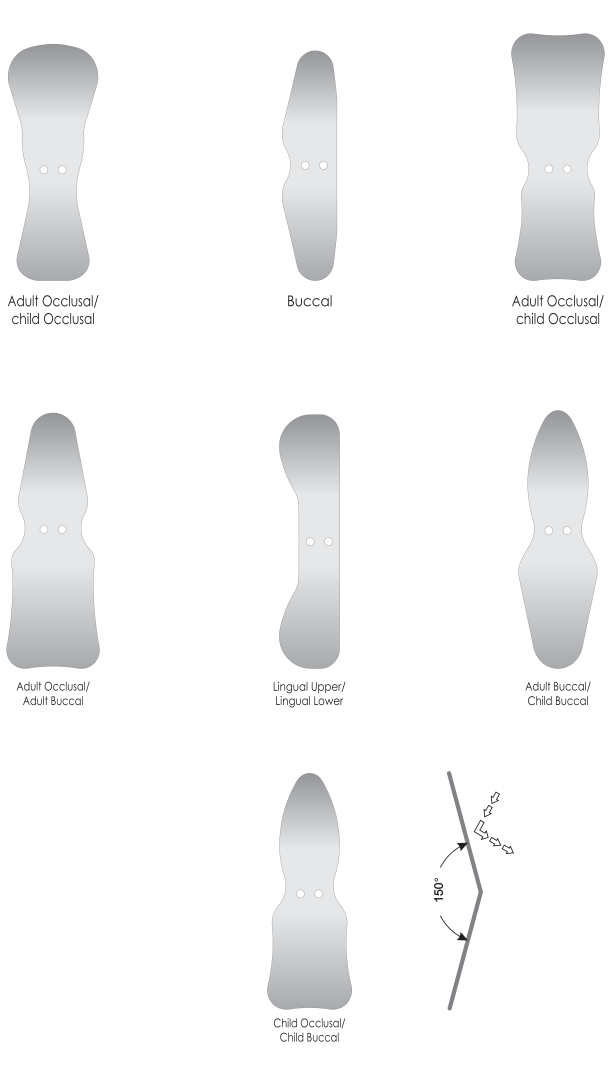
#> input picture images/p72/p72-orthodontics-ss-mirrors-set-of-7-vectorrender-2437x4261.png, 2437 x 4261 px, found by its file name (shown at 1/4 size)
$ python split-mirror-diagrams.py
#> lines starting #> are read from the running program, lines starting #| are printed output that depends on the picture; after the words box and inside, x2 and y2 are one past the last pixel; in counts of white or black regions, pixels touching at a corner belong together
#!/usr/bin/env python3
"""Split the steel-mirror pages into one image per article number.

CandelX pages 53/54/55 print every mirror on a single sheet, each with its own
printed dimensions and a position caption. On the site that arrived as one
combined picture, so a customer could not tell the mirrors apart.

Segmentation: drop the full-width rule, find ink regions, treat tall ones as
drawings, merge a drawing that got split in two, then pull each caption and
dimension label into the drawing above it. Four fixed images — the per-image
settings below were checked by eye, not guessed.

Run:  python3 scripts/split-mirror-diagrams.py
Out:  site/public/catalogue/img/mirrors/<key>-<n>.png  + mirror-crops.json
"""
from PIL import Image
import numpy as np, json, os, sys

ROOT = os.path.dirname(os.path.dirname(os.path.abspath(__file__)))
# NOT site/public — build-catalogue.mjs does rmSync on site/public/catalogue/img
# every run and would delete these. It copies this folder in instead.
OUT  = os.path.join(ROOT, "catalogue/mirror-img")

SRC = {
 "p72":  dict(f="site/public/catalogue/img/p72/p72-orthodontics-ss-mirrors-set-of-7-vectorrender-2437x4261.png",
              want=7, drop_last=True),   # last region is a 150-degree angle diagram, not a mirror
 "p73a": dict(f="site/public/catalogue/img/p73/p73-intraoral-photo-mirrors-vectorrender-3120x2188.png",
              want=5, drop_last=False),
 "p73b": dict(f="site/public/catalogue/img/p73/p73-photography-mirrors-with-handle-vectorrender-2133x1852.png",
              want=4, drop_last=False),
 "p74":  dict(f="site/public/catalogue/img/p74/p74-glass-two-sided-orthodontic-mirror-vectorrender-2775x4198.png",
              want=8, drop_last=False),
}
PAD = 26

def flat(p):
    im = Image.open(p).convert("RGBA")
    bg = Image.new("RGB", im.size, "white"); bg.paste(im, mask=im.split()[-1]); return bg
#> in flat, bg is the input picture: PIL image 2437x4261 RGB; mean R, G, B 245.8, 246, 246.3

def bands(mask, gap):
    out=[]; s=None; run=0
    for i,v in enumerate(mask):
        if v:
            if s is None: s=i
            run=0
        else:
            if s is not None:
                run+=1
                if run>=gap: out.append((s,i-run)); s=None; run=0
    if s is not None: out.append((s,len(mask)-1))
    return out

oX = lambda a,b: min(a[2],b[2])-max(a[0],b[0])
oY = lambda a,b: min(a[3],b[3])-max(a[1],b[1])

os.makedirs(OUT, exist_ok=True)
manifest, ok = {}, True
for k,cfg in SRC.items():
    img = flat(os.path.join(ROOT, cfg["f"]))
    a = np.array(img.convert("L")); H,W = a.shape
    ink = a < 245
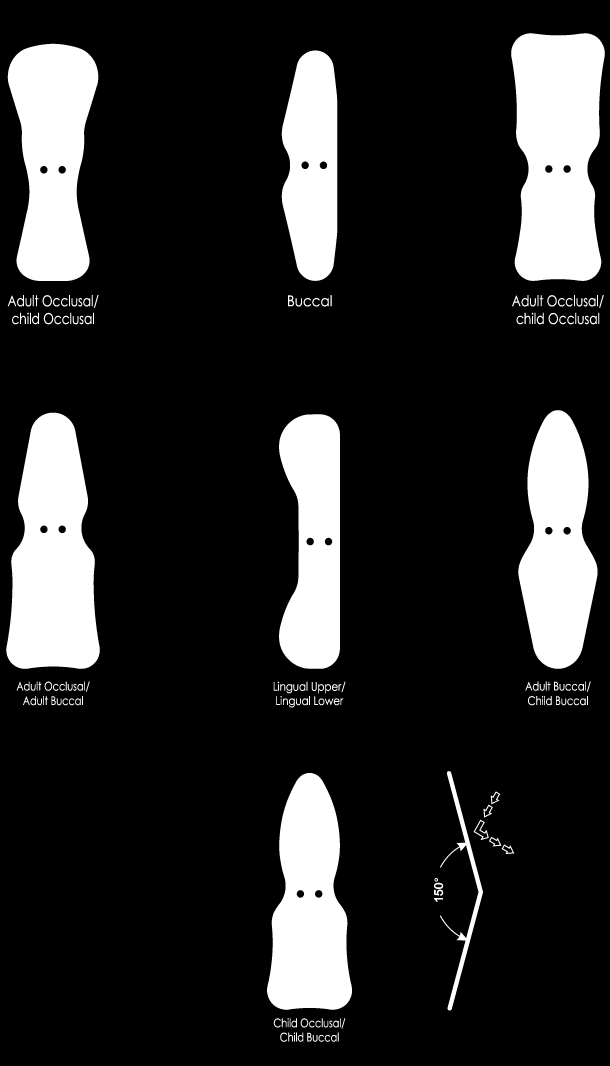
#> ink: shape (4261, 2437) bool (shown at 1/4 size); 16.6% white; 182 white regions, largest, box (x1, y1, x2, y2) and area: (2045, 133, 2419, 1124) 307545, (25, 1651, 399, 2675) 281508, (31, 175, 393, 1124) 244216
    ink[(ink.sum(axis=1)/W) > 0.55, :] = False          # the teal rule under the drawings

    regs=[]
    for (r0,r1) in bands(ink.any(axis=1), 30):
#> in bands, `run = 0`: run = 0
        strip = ink[r0:r1+1]
        if strip.sum() < 150: continue
        for (c0,c1) in bands(strip.any(axis=0), 40):
            sub = strip[:, c0:c1+1]
            if sub.sum() < 150: continue
            rr = np.where(sub.any(axis=1))[0]
            regs.append([int(c0), int(r0+rr[0]), int(c1), int(r0+rr[-1])])
#> this loop made 6 passes
#> pass 1, `strip = ink[r0:r1+1]`:
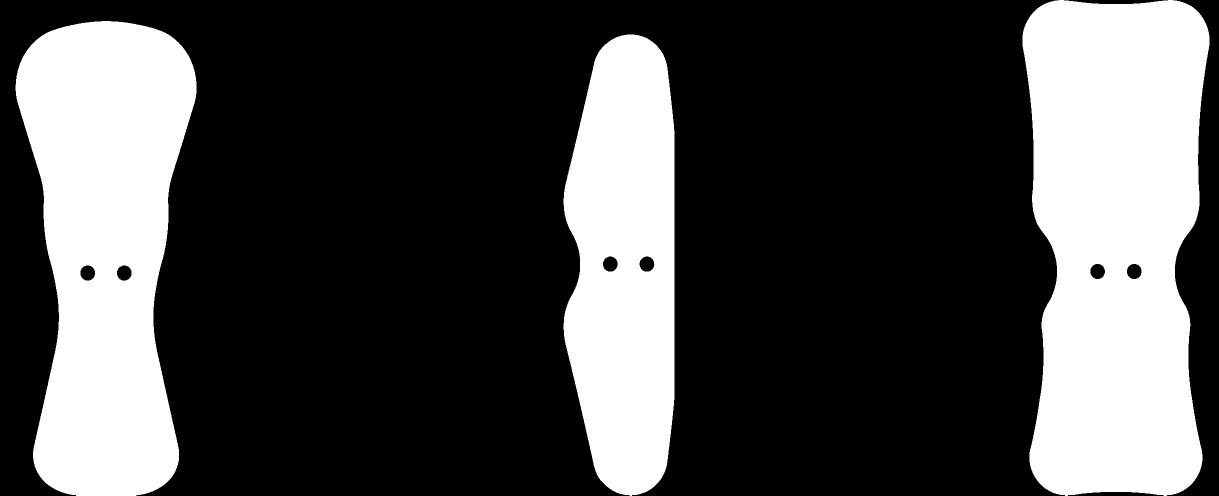
#> strip: shape (991, 2437) bool (shown at 1/2 size); 29.8% white; 3 white regions, box (x1, y1, x2, y2) and area: (2045, 0, 2419, 991) 307545, (31, 42, 393, 991) 244216, (1127, 69, 1349, 991) 167575
#> pass 2, `strip = ink[r0:r1+1]`:
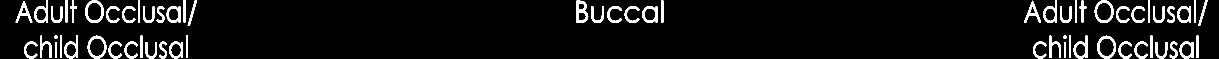
#> strip: shape (117, 2437) bool (shown at 1/2 size); 6.8% white; 62 white regions, largest, box (x1, y1, x2, y2) and area: (1152, 1, 1177, 45) 598, (170, 0, 208, 46) 569, (175, 71, 213, 117) 569
#> pass 3, `strip = ink[r0:r1+1]`:
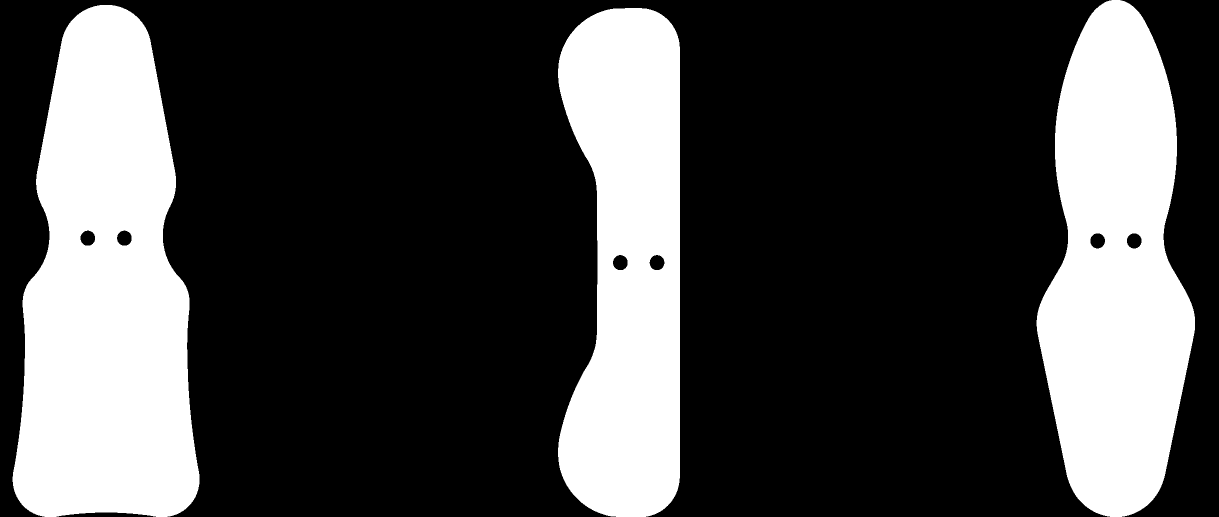
#> strip: shape (1034, 2437) bool (shown at 1/2 size); 28.1% white; 3 white regions, box (x1, y1, x2, y2) and area: (25, 10, 399, 1034) 281508, (2073, 0, 2390, 1034) 227496, (1116, 16, 1360, 1034) 198141
#> after the loop, regs = 15 items, first 6: [31, 175, 392, 1123], [1127, 202, 1348, 1123], [2045, 133, 2436, 1123], [31, 1180, 393, 1296], [1152, 1180, 1326, 1225], [2048, 1180, 2436, 1296]

    tall = max(r[3]-r[1] for r in regs)
#> tall = 1033
    big   = [r for r in regs if (r[3]-r[1]) > tall*0.2]
#> big = [[31, 175, 392, 1123], [1127, 202, 1348, 1123], [2045, 133, 2436, 1123], [25, 1651, 398, 2674], [1116, 1657, 1359, 2674], [2073, 1641, 2389, 2674], [1068, 3092, 1407, 4038], [1736, 3084, 2056, 4041]]
    small = [r for r in regs if r not in big]
#> small = [[31, 1180, 393, 1296], [1152, 1180, 1326, 1225], [2048, 1180, 2436, 1296], [66, 2726, 358, 2820], [1095, 2727, 1381, 2829], [2101, 2726, 2362, 2820], [1095, 4073, 1380, 4166]]

    # one drawing split in two: any vertical overlap and a small horizontal gap
    m=True
    while m:
        m=False
        for i in range(len(big)):
            for j in range(i+1, len(big)):
                A,B = big[i], big[j]
                if oY(A,B) > 0 and -oX(A,B) < W*0.06:
                    big[i] = [min(A[0],B[0]), min(A[1],B[1]), max(A[2],B[2]), max(A[3],B[3])]
                    big.pop(j); m=True; break
            if m: break

    cells = [r[:] for r in big]
#> cells has the same summary as big
    for s in small:                                       # caption / dimension text
        best, bd = None, None
        for i,c in enumerate(cells):
            if oX(s,c) <= 0: continue
            d = s[1]-c[3]
            if d < -0.5*(c[3]-c[1]): continue
            d = abs(d)
            if bd is None or d < bd: bd, best = d, i
        if best is not None and bd < max(H*0.02, 0.30*(cells[best][3]-cells[best][1])):
            c = cells[best]
            cells[best] = [min(c[0],s[0]), min(c[1],s[1]), max(c[2],s[2]), max(c[3],s[3])]
#> this loop made 7 passes
#> (s, c) on passes 1 to 7: ([31, 1180, 393, 1296], [31, 175, 392, 1123]), ([1152, 1180, 1326, 1225], [1127, 202, 1348, 1123]), ([2048, 1180, 2436, 1296], [2045, 133, 2436, 1123]), ([66, 2726, 358, 2820], [25, 1651, 398, 2674]), ([1095, 2727, 1381, 2829], [1116, 1657, 1359, 2674]), ([2101, 2726, 2362, 2820], [2073, 1641, 2389, 2674]), ([1095, 4073, 1380, 4166], [1068, 3092, 1407, 4038])
#> after the loop, cells = [[31, 175, 393, 1296], [1127, 202, 1348, 1225], [2045, 133, 2436, 1296], [25, 1651, 398, 2820], [1095, 1657, 1381, 2829], [2073, 1641, 2389, 2820], [1068, 3092, 1407, 4166], [1736, 3084, 2056, 4041]]

    cells.sort(key=lambda c: (round(((c[1]+c[3])/2)/(H*0.10)), c[0]))
    if cfg["drop_last"]: cells = cells[:-1]
#> cells = [[31, 175, 393, 1296], [1127, 202, 1348, 1225], [2045, 133, 2436, 1296], [25, 1651, 398, 2820], [1095, 1657, 1381, 2829], [2073, 1641, 2389, 2820], [1736, 3084, 2056, 4041]]

    status = "OK" if len(cells)==cfg["want"] else f"WRONG (want {cfg['want']})"
#> status = 'OK'
    if len(cells)!=cfg["want"]: ok=False
    print(f"{k}: {len(cells)} mirrors  {status}")
#| p72: 7 mirrors  OK

    files=[]
    for i,(x0,y0,x1,y1) in enumerate(cells, 1):
        box = (max(0,x0-PAD), max(0,y0-PAD), min(W,x1+PAD), min(H,y1+PAD))
        name = f"{k}-{i}.png"
        img.crop(box).save(os.path.join(OUT, name), "PNG", optimize=True)
        files.append(f"/catalogue/img/mirrors/{name}")
#> this loop made 7 passes
#> (x0, y0, x1, y1, box, name) on passes 1 to 7: (31, 175, 393, 1296, (5, 149, 419, 1322), 'p72-1.png'), (1127, 202, 1348, 1225, (1101, 176, 1374, 1251), 'p72-2.png'), (2045, 133, 2436, 1296, (2019, 107, 2437, 1322), 'p72-3.png'), (25, 1651, 398, 2820, (0, 1625, 424, 2846), 'p72-4.png'), (1095, 1657, 1381, 2829, (1069, 1631, 1407, 2855), 'p72-5.png'), (2073, 1641, 2389, 2820, (2047, 1615, 2415, 2846), 'p72-6.png'), (1736, 3084, 2056, 4041, (1710, 3058, 2082, 4067), 'p72-7.png')
#> pass 1, `img.crop(box).save(os.path.join(OUT, name), "PNG", optimize=True)`:
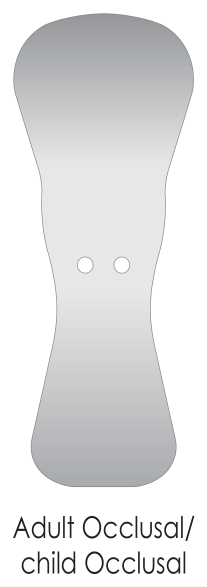
#> saved as p72-1.png: PIL image 414x1173 RGB (shown at 1/2 size); mean R, G, B 224.8, 225.5, 226.4
#> pass 2, `img.crop(box).save(os.path.join(OUT, name), "PNG", optimize=True)`:
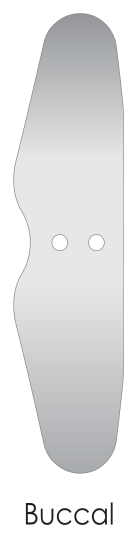
#> saved as p72-2.png: PIL image 273x1075 RGB (shown at 1/2 size); mean R, G, B 226.1, 226.9, 227.8
#> after the loop, files = ['/catalogue/img/mirrors/p72-1.png', '/catalogue/img/mirrors/p72-2.png', '/catalogue/img/mirrors/p72-3.png', '/catalogue/img/mirrors/p72-4.png', '/catalogue/img/mirrors/p72-5.png', '/catalogue/img/mirrors/p72-6.png', '/catalogue/img/mirrors/p72-7.png']
    manifest[k]=files
#> pass 2 of the loop `for k,cfg in SRC.items():`:
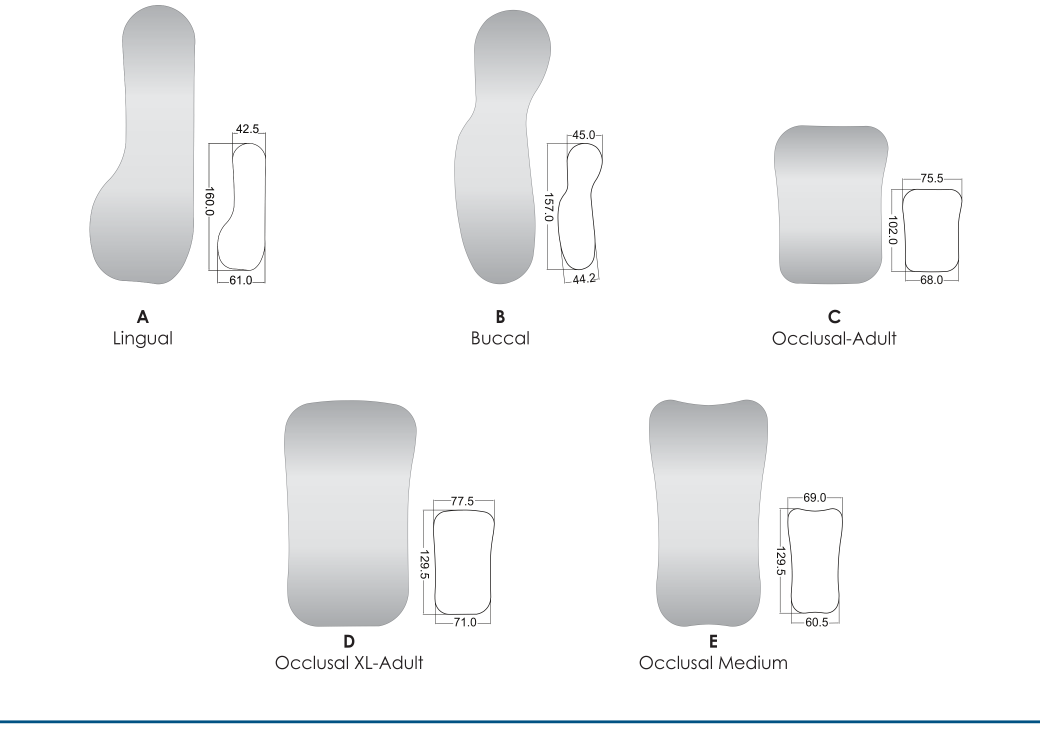
#> input picture images/p73/p73-intraoral-photo-mirrors-vectorrender-3120x2188.png, 3120 x 2188 px, found by its file name (shown at 1/3 size)
#> im: PIL image 3120x2188 RGBA
#> in flat, bg is the input picture: PIL image 3120x2188 RGB; mean R, G, B 245.9, 246.4, 246.8
#> a: shape (2188, 3120)
#> `ink[(ink.sum(axis=1)/W) > 0.55, :] = False`:
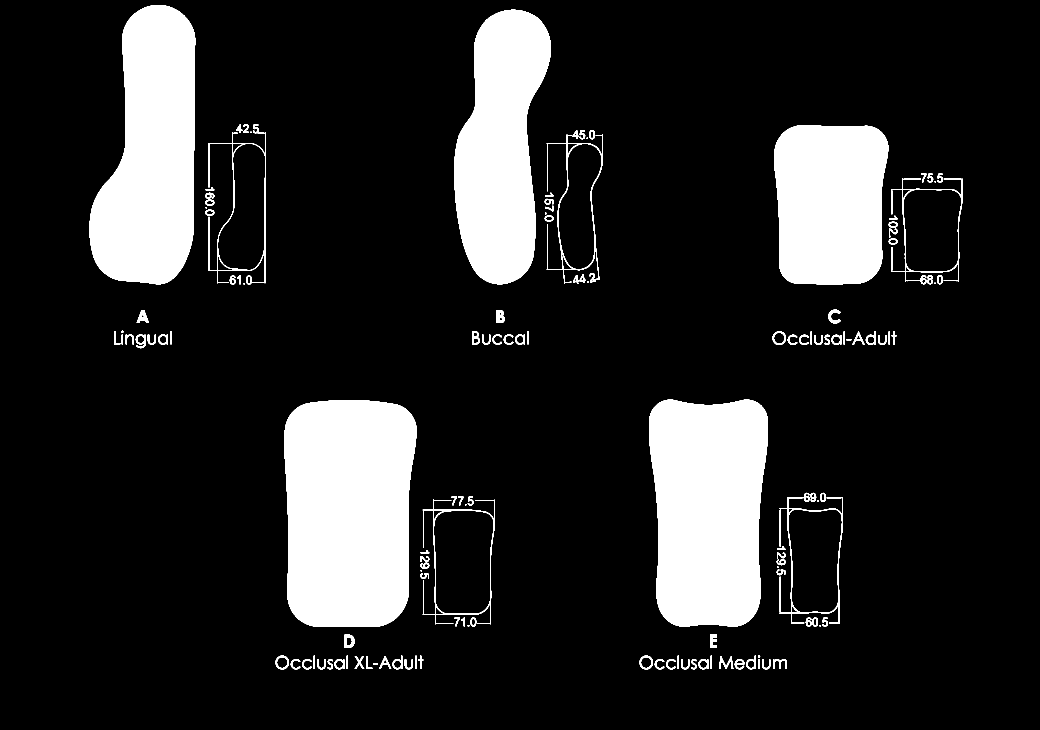
#> ink: shape (2188, 3120) bool (shown at 1/3 size); 14.9% white; 138 white regions (7 under 20 px), largest, box (x1, y1, x2, y2) and area: (852, 1200, 1250, 1880) 243552, (1947, 1199, 2304, 1880) 212026, (268, 15, 586, 853) 194334
#> the loop `for (r0,r1) in bands(ink.any(axis=1), 30):` made 3 passes
#> (r0, r1) on passes 1 to 3: (15, 853), (929, 1044), (1199, 2007)
#> after the loop `for (r0,r1) in bands(ink.any(axis=1), 30):`: regs = [[268, 15, 797, 853], [1362, 29, 1807, 852], [2322, 376, 2886, 852], [342, 930, 514, 1044], [1416, 930, 1585, 1033], [2318, 929, 2689, 1034], [827, 1200, 1483, 2007], [1919, 1199, 2528, 2007]]
#> tall = 838
#> `big   = [r for r in regs if (r[3]-r[1]) > tall*0.2]`: big = [[268, 15, 797, 853], [1362, 29, 1807, 852], [2322, 376, 2886, 852], [827, 1200, 1483, 2007], [1919, 1199, 2528, 2007]]
#> small = [[342, 930, 514, 1044], [1416, 930, 1585, 1033], [2318, 929, 2689, 1034]]
#> `cells = [r[:] for r in big]`: cells has the same summary as big
#> the loop `for s in small:` made 3 passes
#> (s, c) on passes 1 to 3: ([342, 930, 514, 1044], [268, 15, 797, 853]), ([1416, 930, 1585, 1033], [1362, 29, 1807, 852]), ([2318, 929, 2689, 1034], [2322, 376, 2886, 852])
#> after the loop `for s in small:`: cells = [[268, 15, 797, 1044], [1362, 29, 1807, 1033], [2318, 376, 2886, 1034], [827, 1200, 1483, 2007], [1919, 1199, 2528, 2007]]
#| p73a: 5 mirrors  OK
#> the loop `for i,(x0,y0,x1,y1) in enumerate(cells, 1):` made 5 passes
#> (x0, y0, x1, y1, box, name) on passes 1 to 4: (268, 15, 797, 1044, (242, 0, 823, 1070), 'p73a-1.png'), (1362, 29, 1807, 1033, (1336, 3, 1833, 1059), 'p73a-2.png'), (2318, 376, 2886, 1034, (2292, 350, 2912, 1060), 'p73a-3.png'), (827, 1200, 1483, 2007, (801, 1174, 1509, 2033), 'p73a-4.png')
#> pass 2, `img.crop(box).save(os.path.join(OUT, name), "PNG", optimize=True)`:
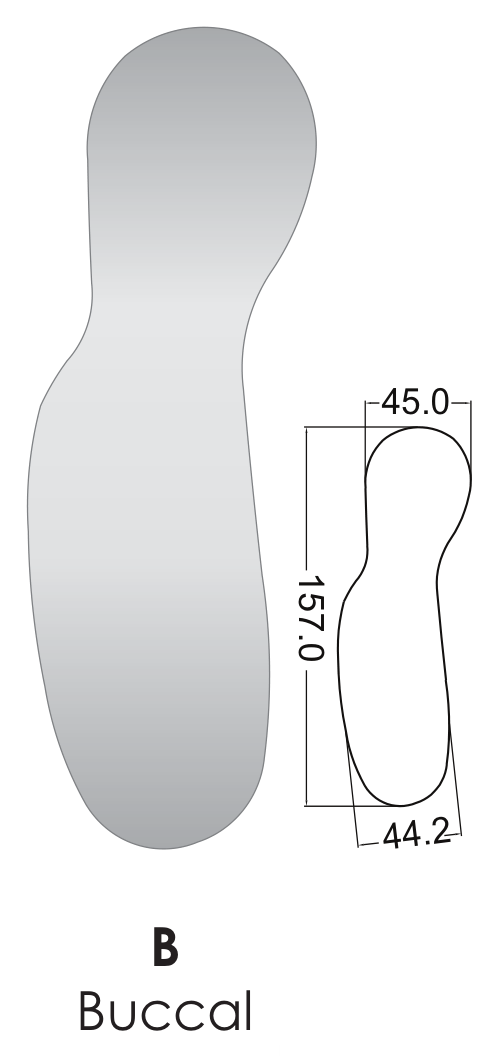
#> saved as p73a-2.png: PIL image 497x1056 RGB; mean R, G, B 236.7, 237.1, 237.6
#> after the loop `for i,(x0,y0,x1,y1) in enumerate(cells, 1):`: files = ['/catalogue/img/mirrors/p73a-1.png', '/catalogue/img/mirrors/p73a-2.png', '/catalogue/img/mirrors/p73a-3.png', '/catalogue/img/mirrors/p73a-4.png', '/catalogue/img/mirrors/p73a-5.png']

json.dump(manifest, open(os.path.join(ROOT,"catalogue/mirror-crops.json"),"w"), indent=1)
print("\nwrote", sum(len(v) for v in manifest.values()), "crops ->", os.path.relpath(OUT, ROOT))
sys.exit(0 if ok else 1)
#> (the program exits here)
